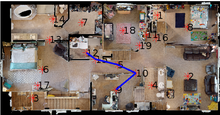
%> input picture SpecificShortestPath12to9.png, 220 x 115 px, shrunk from 573 x 300 before the run, given in place of RGB_LVL2.png, which was not available
$ octave main.m   (GNU Octave 9; MATLAB toolbox functions it lacks are replaced by stand-ins)
%> lines starting %> are read from the running program, lines starting %| are printed output that depends on the picture; in (x1, y1, x2, y2) boxes, pixels count from 0 and x2, y2 are one past the last pixel; in counts of white or black regions, pixels touching at a corner belong together; the program's own positions count from 1; pictures that were not available may be replaced by others from this repository, and a replacement may not be noted
%> further down, Img is the input picture: size 115x220x3 uint8; mean R, G, B 127.1, 111.8, 101.8
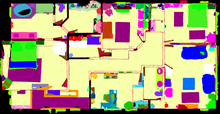
%> input picture SEMOBJ_LVL2.png, 220 x 114 px, shrunk from 2419 x 1250 before the run
%> further down, semanobj is the input picture: size 114x220x3 uint8; mean R, G, B 171.4, 162.4, 129.8
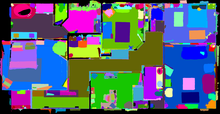
%> input picture SEMINST_LVL2.png, 220 x 114 px, shrunk from 2419 x 1250 before the run
%> further down, seman is the input picture: size 114x220x3 uint8; mean R, G, B 86.8, 97.9, 118.2
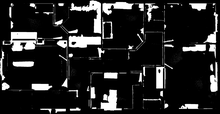
%> input picture MASK_LVL2.png, 220 x 114 px, shrunk from 2419 x 1250 before the run
%> further down, mask is the input picture: size 114x220 uint8; min 0, max 255, mean 37.3
### create_adjacency_matrix.m
function [adjacencyMatrix, validCentroids] = create_adjacency_matrix(Img, semanobj, seman, mask)
    a = rgb2gray(semanobj);
    stats = regionprops(a);
%> stats = 255 regions; largest, box (x1, y1, x2, y2), Area and Centroid: (4, 4, 215, 107) 6300 [114.5 58.2], (4, 5, 215, 108) 1069 [115.1 55.9], (0, 3, 218, 110) 901 [84.7 75.7], (3, 4, 215, 107) 765 [118.9 58.7], (3, 4, 215, 108) 514 [125.2 59.2]
    areas = [stats.Area];
%> areas = 255 values, max 6300 at index 243, min 8 at index 249, mean 91.61
    centroids = cat(1, stats.Centroid);
%> centroids = 255 rows, first 12: [101.7 57.88; 118.4 53.21; 120.1 64.38; 112 60.65; 106.9 60.74; 92 46.42; 122.9 36.36; 110.2 23.33; 108.6 64; 78.05 39; 68.76 29.94; 74.23 36.31]
    mxar = max(areas);
%> mxar = 6300
    indx = find(areas == mxar);
%> indx = 243
    cen = centroids(indx, :);
%> cen = [114.5 58.18]
    cen = floor(cen);
%> cen = [114 58]

    cen(cen < 1) = 1;
    cen(cen(:, 1) > size(a, 1), 1) = size(a, 1);
    cen(cen(:, 2) > size(a, 2), 2) = size(a, 2);

    pxvalue = a(cen(1), cen(2));
%> pxvalue = 2

    a(a ~= indx) = 0;
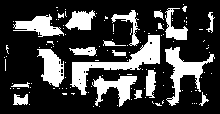
%> a: size 114x220 uint8; values 0 (black) and 243 (white), 25.1% white; 130 white regions (110 under 20 px), largest, box (x1, y1, x2, y2) and area: (70, 35, 160, 95) 1352, (165, 47, 215, 106) 914, (92, 76, 137, 107) 642
    ind = find(a == indx);
%> ind = 6300 values from 514 to 24455
    a(ind) = 1;

    % New map
    newmap = mask .* a;
    newmap = imbinarize(newmap);
%> newmap: size 114x220 logical; 0.73% white in thin lines or dots, all inside (x1, y1, x2, y2) = (5, 11, 200, 104)

    semanedit(:, :, 1) = seman(:, :, 1) .* a;
    semanedit(:, :, 2) = seman(:, :, 2) .* a;
    semanedit(:, :, 3) = seman(:, :, 3) .* a;
%> semanedit: size 114x220x3 uint8

    grsem = rgb2gray(semanedit);
    seg = unique(grsem);
%> seg = 93 values from 0 to 215

    nnum = 1;
    nodes = [];
    for i = 1:numel(seg)
        reg = seg(i);
        if reg ~= 0
            [rows, cols] = find(grsem == reg);
            regarea(nnum) = numel(rows);
            region_image = zeros(size(grsem));
            region_image(sub2ind(size(grsem), rows, cols)) = 1;
            vacreg{nnum} = region_image;
            min_row = min(rows);
            max_row = max(rows);
            min_col = min(cols);
            max_col = max(cols);
            bbox(nnum, :) = [min_row, min_col, max_col - min_col + 1, max_row - min_row + 1];
            centroid_row = (min_row + max_row) / 2;
            centroid_col = (min_col + max_col) / 2;
            reg_bboxcen{nnum} = [centroid_row, centroid_col];
            regcen = [mean(cols), mean(rows)];
            nodes = [nodes; regcen];
            nnum = nnum + 1;
        end
    end
%> this loop made 93 passes
%> (reg, rows, cols, min_row, max_row, min_col, max_col, centroid_row) on passes 12, 13, 14, 18, 20: (58, [37; 37; 37; 37; 18; 86], [39; 40; 41; 42; 163; 164], 18, 86, 39, 164, 52), (59, [25; 31; 30], [14; 157; 164], 25, 31, 14, 164, 28), (60, [22; 18; 19; 20; 28; 28; 28; 25; 103; 94], [14; 52; 52; 52; 55; 56; 57; 164; 164; 174], 18, 103, 14, 174, 60.5), (64, [103; 29; 102; 103; 104; 77; 88; 70; 105; 55], [153; 163; 163; 163; 163; 172; 173; 175; 200; 214], 29, 105, 153, 214, 67), (66, [73; 99; 98; 74; 91; 66; 70; 63; 57], [164; 168; 173; 174; 183; 203; 203; 210; 214], 57, 99, 164, 214, 78)
%> (reg, rows, cols, min_row, max_row, min_col, max_col, centroid_row) on passes 3, 5, 6, 7: (30, [17; 13; 14; 15; 16; 17], [156; 161; 161; 161; 161; 161], 13, 17, 156, 161, 15), (41, 14, 163, 14, 14, 163, 163, 14), (45, 15, 163, 15, 15, 163, 163, 15), (48, 16, 163, 16, 16, 163, 163, 16)
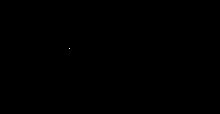
%> region_image: size 114x220 double; values 0 (black) and 1 (white), 0% white in thin lines or dots, all inside (x1, y1, x2, y2) = (69, 48, 70, 49)
%> after the loop, bbox = 92 rows, first 8: [11 155 8 8; 13 156 6 5; 17 155 7 2; 14 163 1 1; 15 163 1 1; 16 163 1 1; 16 48 1 1; 17 163 1 1]; centroid_col = 70; centroid_row = 49; cols = 70; max_col = 70; max_row = 49; min_col = 70; min_row = 49; nnum = 93; nodes = 92 rows, first 12: [158.3 14.52; 160.2 15.33; 158 17.5; 163 14; 163 15; 163 16; 48 16; 163 17; 153 102; 52 24; 81.5 42; 111.7 28.67]; reg_bboxcen = 92 items; regarea = 92 values, max 1341 at index 35, min 1 at index 4, mean 68.48; regcen = [70 49]; rows = 49; vacreg = 92 items

    % Exclude centroids on objects by using mask
    validCentroids = [];
    for i = 1:size(nodes, 1)
        node = nodes(i, :);
        if mask(floor(node(2)), floor(node(1))) == 0
            validCentroids = [validCentroids; node];
        end
    end
%> this loop made 92 passes
%> validCentroids on passes 1 to 6: [158.3 14.52], [158.3 14.52; 160.2 15.33], [158.3 14.52; 160.2 15.33; 158 17.5], [158.3 14.52; 160.2 15.33; 158 17.5; 163 14], [158.3 14.52; 160.2 15.33; 158 17.5; 163 14; 163 15], [158.3 14.52; 160.2 15.33; 158 17.5; 163 14; 163 15; 163 16]
%> node on passes 7 to 12: [48 16], [163 17], [153 102], [52 24], [81.5 42], [111.7 28.67]


    % Create adjacency matrix
    numNodes = size(validCentroids, 1);
    adjacencyMatrix = zeros(numNodes);
%> adjacencyMatrix: size 74x74 double; every value is 0

    % Populate adjacency matrix using interpolated paths
    for i = 1:numNodes
        for j = i+1:numNodes
            pt1 = validCentroids(i, :);
            pt2 = validCentroids(j, :);

            [pathX, pathY] = interpolatePath(pt1, pt2);
            if ~checkPathIntersection(pathX, pathY, mask)
                adjacencyMatrix(i, j) = 1;
                adjacencyMatrix(j, i) = 1;
            end
        end
    end
%> this loop made 74 passes
%> adjacencyMatrix: size 74x74 double; values 0 (black) and 1 (white), 4.5% white in thin lines or dots


    % Display valid centroids
    disp('Valid Centroids:');
    disp(validCentroids);
%> (printed output is left out)

    % Plot room image with centroids
    figure;
    imshow(Img);
    hold on;
    plot(validCentroids(:, 1), validCentroids(:, 2), 'r*', 'MarkerSize', 10);
    for i = 1:size(validCentroids, 1)
        text(validCentroids(i, 1), validCentroids(i, 2), num2str(i), 'Color', 'black', 'FontSize', 12);
    end
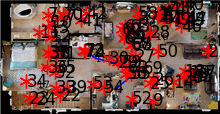
%> figure redrawn from the program's plot data

    % Save image with centroids
    saveas(gcf, 'FloorMapWithCentroids.png');
    hold off;
    close(gcf);
end

% [24 lines left out: functions interpolatePath, checkPathIntersection, not called in this run]

### compute_shortest_paths_with_specific_paths.m
function compute_shortest_paths_with_specific_paths(adjacencyMatrix, validCentroids, Img)
    numNodes = size(validCentroids, 1);

    disp('Centroid Coordinates:');
    for i = 1:numNodes
        fprintf('Centroid %d: (%.2f, %.2f)\n', i, validCentroids(i, 1), validCentroids(i, 2));
    end


    numNodes = size(validCentroids, 1);

    % Compute all-pairs shortest paths using Floyd-Warshall algorithm
    [distance, next] = floydWarshall(adjacencyMatrix, validCentroids);

    % Create a table of distances
    distanceTable = array2table(distance, 'VariableNames', strcat('Node', string(1:numNodes)), 'RowNames', strcat('Node', string(1:numNodes)));

    % Display the table
    disp('Distance Table:');
    disp(distanceTable);

    % Create a white image of the same size as the original image
    whiteImage = 255 * ones(size(Img), 'uint8');  % Ensure whiteImage matches Img size and type

    % Plotting the valid centroids with respective names on the image
    figure;
    imshow(Img); hold on;
    plot(validCentroids(:, 1), validCentroids(:, 2), 'r*', 'MarkerSize', 10);

    for i = 1:numNodes
        text(validCentroids(i, 1), validCentroids(i, 2), sprintf('%d', i), 'Color', 'black', 'FontSize', 12);
    end

    % Plot the shortest paths for each connected component
    visitedNodes = false(1, numNodes);
    components = {};
    for i = 1:numNodes
        if ~visitedNodes(i)
            component = dfsComponent(adjacencyMatrix, i, visitedNodes);
            components{end+1} = component;
            visitedNodes(component) = true;
        end
    end

    for k = 1:length(components)
        component = components{k};
        for i = 1:length(component)
            for j = i+1:length(component)
                startNode = component(i);
                endNode = component(j);
                if next(startNode, endNode) ~= 0
                    u = startNode;
                    while u ~= endNode
                        v = next(u, endNode);
                        pt1 = validCentroids(u, :);
                        pt2 = validCentroids(v, :);
                        [pathX, pathY] = interpolatePath(pt1, pt2);
                        plot(pathX, pathY, 'b-', 'LineWidth', 1);  % Decreased line width
                        u = v;
                    end
                end
            end
        end
    end


    paths = [];

    for p = 1:size(paths, 1)
        startNode = paths(p, 1);
        endNode = paths(p, 2);
        u = startNode;
        while u ~= endNode
            v = next(u, endNode);
            pt1 = validCentroids(u, :);
            pt2 = validCentroids(v, :);
            [pathX, pathY] = interpolatePath(pt1, pt2);
            plot(pathX, pathY, 'b-', 'LineWidth', 1);  % Decreased line width
            u = v;
        end
    end

        % Call to display_specific_shortest_path for nodes 14 to 8


    % Save the final image with centroids, names, and shortest paths
    saveas(gcf, 'ShortestPath.png');  % Save the current figure

    % Close the figure to prevent multiple figures from being saved
    close(gcf);

    %disp('Shortest paths image saved as ShortestPath.png');
end

% [14 lines left out: function dfsComponent, not called in this run]

function [distance, next] = floydWarshall(adjacencyMatrix, centroids)
    numNodes = size(adjacencyMatrix, 1);
    distance = inf(numNodes);
    next = zeros(numNodes);

    for i = 1:numNodes
        distance(i, i) = 0;
        for j = find(adjacencyMatrix(i, :))
            distance(i, j) = norm(centroids(i, :) - centroids(j, :));
            next(i, j) = j;
        end
    end

    for k = 1:numNodes
        for i = 1:numNodes
            for j = 1:numNodes
                if distance(i, k) + distance(k, j) < distance(i, j)
                    distance(i, j) = distance(i, k) + distance(k, j);
                    next(i, j) = next(i, k);
                end
            end
        end
    end
%> distance: size 74x74 double; 93.46% of the values are NaN or infinite; the others: min 0, max 45.28, mean 10.25
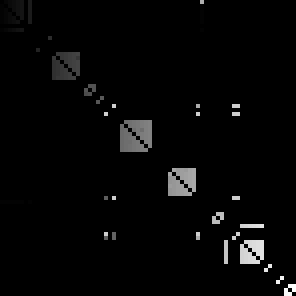
%> next: size 74x74 double (shown 4 times larger); min 0, max 74, mean 1.8; drawn with min black and max white
%> the run ends on the next line
end

% [6 lines left out: function interpolatePath, not called in this run]

### main.m
% Load images
Img = imread('/MATLAB Drive/Projects/DC_Final/first27June/RGB_LVL2.png');
imshow(Img);
semanobj = imread('/MATLAB Drive/Projects/DC_Final/first27June/SEMOBJ_LVL2.png');
seman = imread('/MATLAB Drive/Projects/DC_Final/first27June/SEMINST_LVL2.png');
mask = imread('/MATLAB Drive/Projects/DC_Final/first27June/MASK_LVL2.png');


% Create adjacency matrix with hardcoded centroids and get valid centroids
[adjacencyMatrix, validCentroids] = create_adjacency_matrix(Img, semanobj, seman, mask);


% Compute shortest paths and display results
compute_shortest_paths_with_specific_paths(adjacencyMatrix, validCentroids, Img);
